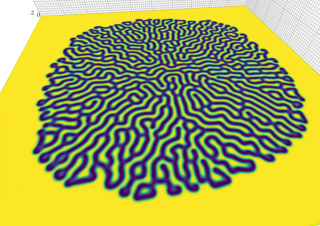

The script that drew this image:
import numpy as np
import k3d
from pycuda.compiler import SourceModule
import pycuda.driver as cuda
import pycuda.gpuarray as gpuarray
from k3d.headless import k3d_remote, get_headless_driver


def generate():
    plot = k3d.plot(screenshot_scale=1.0, camera_auto_fit=False)
    headless = k3d_remote(plot, get_headless_driver(), width=320, height=226)

    cuda.init()
    device = cuda.Device(0)
    ctx = device.make_context()
    size = (512, 512)

    block_size = 128

    nx = (size[0] // block_size) * block_size
    ny = size[1]
    blocks = nx * ny // block_size

    u = np.ones((ny, nx), dtype=np.float32)
    v = np.zeros((ny, nx), dtype=np.float32)

    texture = k3d.texture(attribute=u, color_range=[0.0, 0.35],
                          color_map=k3d.matplotlib_color_maps.Viridis_r)
    plot.camera = [0.5, 0.5, 0.5, 0, 0, 0, 0, 0, 1]
    plot += texture

    texture.color_map = k3d.colormaps.matplotlib_color_maps.Viridis_r

    # Du, Dv, F, k = 0.16, 0.08, 0.035, 0.065 # Bacteria 1
    # Du, Dv, F, k = 0.14, 0.06, 0.035, 0.065 # Bacteria 2
    Du, Dv, F, k = 0.16, 0.08, 0.060, 0.062  # Coral
    # Du, Dv, F, k = 0.19, 0.05, 0.060, 0.062 # Fingerprint
    # Du, Dv, F, k = 0.10, 0.10, 0.018, 0.050 # Spirals
    # Du, Dv, F, k = 0.12, 0.08, 0.020, 0.050 # Spirals Dense
    # Du, Dv, F, k = 0.10, 0.16, 0.020, 0.050 # Spirals Fast
    # Du, Dv, F, k = 0.16, 0.08, 0.020, 0.055 # Unstable
    # Du, Dv, F, k = 0.16, 0.08, 0.050, 0.065 # Worms 1
    # Du, Dv, F, k = 0.16, 0.08, 0.054, 0.063 # Worms 2
    # Du, Dv, F, k = 0.16, 0.08, 0.035, 0.060 # Zebrafish

    dt = 0.5 * 1

    pars = {'nx': nx,
            'ny': ny,
            'Du': Du,
            'Dv': Dv,
            'dt': dt,
            'F': F,
            'k': k}

    src = """
        __device__ inline float laplace2d(int idx, float *a)
        {{
          return(a[idx-1] + a[idx+1] + a[idx-{nx}] + a[idx+{nx}] - 4.0f * a[idx] );
        }}
    
      
        __global__ void iterate_RDS(float *a,float *da,float *b,float *db)
        {{
          int idx = blockDim.x*blockIdx.x + threadIdx.x;
          float k = {k}f;  
          float F = {F}f;
          
          if(idx<{nx} || idx>{nx}*({ny}-1)-1) {{
              return;
          }}
          
          int x = idx % {nx};
          
          if(x==0 || x=={nx}-1) {{
              return;
          }}
          
          float u = a[idx]; 
          float v = b[idx];       
         
          da[idx] = u + {dt}f*(  -u*v*v + F*(1.0f-u) + {Du}*laplace2d(idx, a));
          db[idx] = v + {dt}f*(   u*v*v - (F+k)*v + {Dv}*laplace2d(idx, b));
        }}
        """.format(**pars)

    mod = SourceModule(src)
    RDSv = mod.get_function("iterate_RDS")

    r = 20
    u[ny // 2 - r:ny // 2 + r, nx // 2 - r:nx // 2 + r] = 0.50
    v[ny // 2 - r:ny // 2 + r, nx // 2 - r:nx // 2 + r] = 0.25

    u += 0.05 * np.random.random((ny, nx))
    v += 0.05 * np.random.random((ny, nx))

    u_g = gpuarray.to_gpu(u)
    du_g = gpuarray.empty_like(u_g)

    v_g = gpuarray.to_gpu(v)
    dv_g = gpuarray.empty_like(v_g)

    for i in range(30000):
        RDSv(u_g, du_g, v_g, dv_g, block=(block_size, 1, 1), grid=(blocks, 1))
        RDSv(du_g, u_g, dv_g, v_g, block=(block_size, 1, 1), grid=(blocks, 1))

        if (i + 1) % 500 == 0:
            v = v_g.get()
            texture.attribute = v

    v = v_g.get()
    texture.attribute = v

    headless.sync(hold_until_refreshed=True)
    headless.camera_reset(1.0)

    ctx.pop()
    screenshot = headless.get_screenshot()
    headless.close()

    return screenshot
